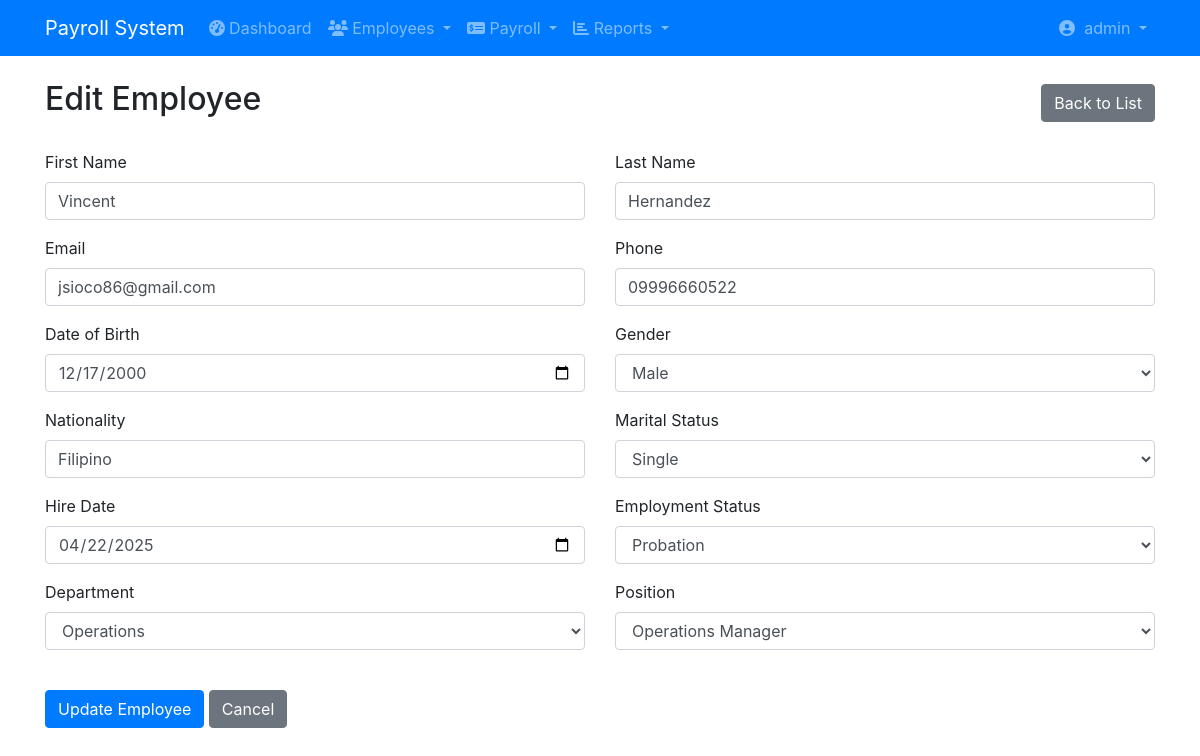
/payroll/edit_employee.php?id=EMP-2025-001 (signed in), run on the app's committed database.
### tables this page shows
CREATE TABLE `users` (
  `user_id` int(11) NOT NULL,
  `username` varchar(50) NOT NULL,
  `password` varchar(255) NOT NULL,
  `email` varchar(100) NOT NULL,
  `first_name` varchar(50) NOT NULL,
  `last_name` varchar(50) NOT NULL,
  `role` enum('admin','manager','hr','accountant','employee') NOT NULL,
  `status` enum('active','inactive','suspended') NOT NULL DEFAULT 'active',
  `last_login` datetime DEFAULT NULL,
  `password_reset_token` varchar(100) DEFAULT NULL,
  `password_reset_expires` datetime DEFAULT NULL,
  `created_at` timestamp NOT NULL DEFAULT current_timestamp(),
  `updated_at` timestamp NOT NULL DEFAULT current_timestamp() ON UPDATE current_timestamp()
);

CREATE TABLE `employees` (
  `employee_id` varchar(20) NOT NULL,
  `first_name` varchar(50) DEFAULT NULL,
  `last_name` varchar(50) DEFAULT NULL,
  `email` varchar(100) DEFAULT NULL,
  `password` varchar(255) NOT NULL,
  `phone` varchar(20) DEFAULT NULL,
  `date_of_birth` date DEFAULT NULL,
  `gender` varchar(10) DEFAULT NULL,
  `nationality` varchar(50) DEFAULT NULL,
  `marital_status` varchar(20) DEFAULT NULL,
  `hire_date` date DEFAULT NULL,
  `employment_status` varchar(20) DEFAULT NULL,
  `department_id` int(11) DEFAULT NULL,
  `position_id` int(11) DEFAULT NULL,
  `manager_id` varchar(20) DEFAULT NULL,
  `last_login` datetime DEFAULT NULL,
  `created_at` timestamp NOT NULL DEFAULT current_timestamp(),
  `updated_at` timestamp NOT NULL DEFAULT current_timestamp()
);

CREATE TABLE `departments` (
  `department_id` int(11) NOT NULL,
  `department_name` varchar(100) DEFAULT NULL,
  `department_head_id` varchar(20) DEFAULT NULL,
  `parent_department_id` int(11) DEFAULT NULL,
  `created_at` timestamp NOT NULL DEFAULT current_timestamp()
);

CREATE TABLE `positions` (
  `position_id` int(11) NOT NULL,
  `position_title` varchar(100) DEFAULT NULL,
  `job_grade` varchar(20) DEFAULT NULL,
  `job_family` varchar(50) DEFAULT NULL,
  `created_at` timestamp NOT NULL DEFAULT current_timestamp()
);

### payroll/edit_employee.php (the view, shortened to what this page needs)
<?php
require_once('config/database.php');
$employee_id = $_GET['id'];
$emp_query = "SELECT * FROM employees WHERE employee_id = ?";
$stmt = $conn->prepare($emp_query);
$stmt->bind_param("s", $employee_id);
$stmt->execute();
$employee = $stmt->get_result()->fetch_assoc();
$dept_query = "SELECT department_id, department_name FROM departments";
$departments = $conn->query($dept_query);
$pos_query = "SELECT position_id, position_title FROM positions";
$positions = $conn->query($pos_query);
?>
<!DOCTYPE html>
<html>
<head>
    <link rel="stylesheet" href="https://stackpath.bootstrapcdn.com/bootstrap/4.5.2/css/bootstrap.min.css">
    <link rel="stylesheet" href="https://cdnjs.cloudflare.com/ajax/libs/font-awesome/5.15.4/css/all.min.css">
</head>
<body>
    <?php include 'includes/navbar.php'; ?>
    <div class="container mt-4">
        <div class="d-flex justify-content-between align-items-center mb-4">
            <h2>Edit Employee</h2>
            <a href="view_employees.php" class="btn btn-secondary">Back to List</a>
        </div>
        <form method="POST" class="needs-validation" novalidate>
            <div class="row">
                <div class="col-md-6">
                    <div class="form-group">
                        <label>First Name</label>
                        <input type="text" name="first_name" class="form-control"
                               value="<?php echo $employee['first_name']; ?>" required>
                    </div>
                </div>
                <div class="col-md-6">
                    <div class="form-group">
                        <label>Last Name</label>
                        <input type="text" name="last_name" class="form-control"
                               value="<?php echo $employee['last_name']; ?>" required>
                    </div>
                </div>
            </div>
            <div class="row">
                <div class="col-md-6">
                    <div class="form-group">
                        <label>Email</label>
                        <input type="email" name="email" class="form-control"
                               value="<?php echo $employee['email']; ?>" required>
                    </div>
                </div>
                <div class="col-md-6">
                    <div class="form-group">
                        <label>Phone</label>
                        <input type="tel" name="phone" class="form-control"
                               value="<?php echo $employee['phone']; ?>" required>
                    </div>
                </div>
            </div>
            <div class="row">
                <div class="col-md-6">
                    <div class="form-group">
                        <label>Date of Birth</label>
                        <input type="date" name="date_of_birth" class="form-control"
                               value="<?php echo $employee['date_of_birth']; ?>" required>
                    </div>
                </div>
                <div class="col-md-6">
                    <div class="form-group">
                        <label>Gender</label>
                        <select name="gender" class="form-control" required>
                            <option value="Male" <?php echo $employee['gender'] == 'Male' ? 'selected' : ''; ?>>Male</option>
                        </select>
                    </div>
                </div>
            </div>
            <div class="row">
                <div class="col-md-6">
                    <div class="form-group">
                        <label>Nationality</label>
                        <input type="text" name="nationality" class="form-control"
                               value="<?php echo $employee['nationality']; ?>" required>
                    </div>
                </div>
                <div class="col-md-6">
                    <div class="form-group">
                        <label>Marital Status</label>
                        <select name="marital_status" class="form-control" required>
                            <option value="Single" <?php echo $employee['marital_status'] == 'Single' ? 'selected' : ''; ?>>Single</option>
                        </select>
                    </div>
                </div>
            </div>
            <div class="row">
                <div class="col-md-6">
                    <div class="form-group">
                        <label>Hire Date</label>
                        <input type="date" name="hire_date" class="form-control"
                               value="<?php echo $employee['hire_date']; ?>" required>
                    </div>
                </div>
                <div class="col-md-6">
                    <div class="form-group">
                        <label>Employment Status</label>
                        <select name="employment_status" class="form-control" required>
                            <option value="PROBATION" <?php echo $employee['employment_status'] == 'PROBATION' ? 'selected' : ''; ?>>Probation</option>
                        </select>
                    </div>
                </div>
            </div>
            <div class="row">
                <div class="col-md-6">
                    <div class="form-group">
                        <label>Department</label>
                        <select name="department_id" class="form-control" required>
                            <?php while($dept = $departments->fetch_assoc()): ?>
                                <option value="<?php echo $dept['department_id']; ?>"
                                        <?php echo $dept['department_id'] == $employee['department_id'] ? 'selected' : ''; ?>>
                                    <?php echo $dept['department_name']; ?>
                                </option>
                            <?php endwhile; ?>
                        </select>
                    </div>
                </div>
                <div class="col-md-6">
                    <div class="form-group">
                        <label>Position</label>
                        <select name="position_id" class="form-control" required>
                            <?php while($pos = $positions->fetch_assoc()): ?>
                                <option value="<?php echo $pos['position_id']; ?>"
                                        <?php echo $pos['position_id'] == $employee['position_id'] ? 'selected' : ''; ?>>
                                    <?php echo $pos['position_title']; ?>
                                </option>
                            <?php endwhile; ?>
                        </select>
                    </div>
                </div>
            </div>
            <div class="form-group mt-4">
                <button type="submit" class="btn btn-primary">Update Employee</button>
                <a href="view_employees.php" class="btn btn-secondary">Cancel</a>
            </div>
        </form>
    </div>
</body>
</html>

### payroll/includes/navbar.php (shortened to what this page needs)
<?php
$user_id = $_SESSION['user_id'];
$query = "SELECT first_name, last_name, role, username FROM users WHERE user_id = ?";
$stmt = $conn->prepare($query);
$stmt->bind_param('i', $user_id);
$stmt->execute();
$user = $stmt->get_result()->fetch_assoc();
?>
<nav class="navbar navbar-expand-lg navbar-dark bg-primary">
    <div class="container">
        <a class="navbar-brand" href="index.php">
            Payroll System
        </a>
        <div class="collapse navbar-collapse" id="navbarNav">
            <ul class="navbar-nav mr-auto">
                <li class="nav-item">
                    <a class="nav-link" href="index.php">
                        <i class="fas fa-tachometer-alt"></i> Dashboard
                    </a>
                </li>
                <li class="nav-item dropdown">
                    <a class="nav-link dropdown-toggle" href="#" data-toggle="dropdown">
                        <i class="fas fa-users"></i> Employees
                    </a>
                </li>
                <li class="nav-item dropdown">
                    <a class="nav-link dropdown-toggle" href="#" data-toggle="dropdown">
                        <i class="fas fa-money-check-alt"></i> Payroll
                    </a>
                </li>
                <li class="nav-item dropdown">
                    <a class="nav-link dropdown-toggle" href="#" data-toggle="dropdown">
                        <i class="fas fa-chart-bar"></i> Reports
                    </a>
                </li>
            </ul>
            <ul class="navbar-nav">
                <li class="nav-item dropdown">
                    <a class="nav-link dropdown-toggle" href="#" data-toggle="dropdown">
                        <i class="fas fa-user-circle"></i>&nbsp;
                        <?php echo $user['username']; ?>
                    </a>
                </li>
            </ul>
        </div>
    </div>
</nav>

### data on the page
users: username "admin"
employees: first_name "Vincent", last_name "Hernandez", email "jsioco86@gmail.com", phone "09996660522", date_of_birth "12/17/2000", gender "Male", nationality "Filipino", marital_status "Single", hire_date "04/22/2025", employment_status "Probation", department_id "Operations", position_id "Operations Manager"
